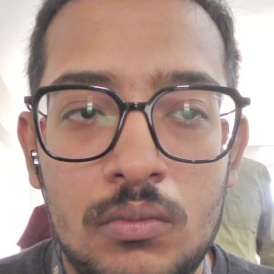
#> input picture faces/Sharadh.jpg, 274 x 274 px, given in place of the camera
$ python add_face.py   (older library calls are emulated)
#> lines starting #> are read from the running program, lines starting #| are printed output that depends on the picture
import cv2
import face_recognition
import os
import pickle
import numpy as np
from sklearn.cluster import DBSCAN
from sklearn.preprocessing import StandardScaler
import time
from config import *

class AdvancedFaceRegistration:
    def __init__(self):
        self.faces_dir = FACES_DIR
        self.encodings_file = ENCODINGS_FILE
        self.training_data_file = TRAINING_DATA_FILE
        self.known_face_encodings = {}
        self.face_metadata = {}

        self.init_face_detection()

        if not os.path.exists(self.faces_dir):
            os.makedirs(self.faces_dir)

        self.load_encodings()

    def init_face_detection(self):
        """Initialize face detection models"""
        self.face_cascade = cv2.CascadeClassifier(cv2.data.haarcascades + 'haarcascade_frontalface_default.xml')
        self.eye_cascade = cv2.CascadeClassifier(cv2.data.haarcascades + 'haarcascade_eye.xml')

        print("Advanced face detection models initialized")

    def calculate_image_quality(self, image):
        """Calculate image quality metrics"""
        gray = cv2.cvtColor(image, cv2.COLOR_BGR2GRAY) if len(image.shape) == 3 else image

        blur_score = cv2.Laplacian(gray, cv2.CV_64F).var()

        brightness = np.mean(gray)

        contrast = gray.std()

        return {
            'blur': blur_score,
            'brightness': brightness,
            'contrast': contrast,
            'quality_score': min(blur_score / 100, 1.0) * min(contrast / 50, 1.0)
        }

    def cleanup_windows(self):
        """Force cleanup all OpenCV windows"""
        try:
            cv2.destroyAllWindows()
            cv2.waitKey(1)  # Process any pending window events
            time.sleep(0.1)
        except:
            pass

    # [5 lines left out: function detect_face_landmarks, not called in this run]

    def show_instruction_screen(self, instruction, duration=3, countdown=True):
        """Show a full-screen instruction with countdown"""
        print(f"Instruction: {instruction}")

        if countdown:
            for i in range(duration, 0, -1):
                # Create a black screen for instructions with proper size
                instruction_screen = np.zeros((750, 1000, 3), dtype=np.uint8)  # Match window size

                # Add instruction text
                lines = instruction.split('\n') if '\n' in instruction else [instruction]
                y_start = 300
                for j, line in enumerate(lines):
                    if line.strip():  # Only process non-empty lines
                        text_size = cv2.getTextSize(line, cv2.FONT_HERSHEY_SIMPLEX, 1.0, 2)[0]
                        x = (1000 - text_size[0]) // 2
                        y = y_start + j * 60
                        cv2.putText(instruction_screen, line, (x, y),
                                   cv2.FONT_HERSHEY_SIMPLEX, 1.0, COLOR_WHITE, 2)

                # Add countdown
                countdown_text = f"Starting in {i} seconds..."
                text_size = cv2.getTextSize(countdown_text, cv2.FONT_HERSHEY_SIMPLEX, 1.5, 3)[0]
                x = (1000 - text_size[0]) // 2
                cv2.putText(instruction_screen, countdown_text, (x, 550),
                           cv2.FONT_HERSHEY_SIMPLEX, 1.5, COLOR_YELLOW, 3)

                # Add progress bar
                bar_width = 600
                bar_height = 30
                bar_x = (1000 - bar_width) // 2
                bar_y = 600

                progress = (duration - i) / duration
                fill_width = int(bar_width * progress)

                cv2.rectangle(instruction_screen, (bar_x, bar_y),
                             (bar_x + bar_width, bar_y + bar_height), COLOR_WHITE, 2)
                if fill_width > 0:
                    cv2.rectangle(instruction_screen, (bar_x + 2, bar_y + 2),
                                 (bar_x + fill_width - 2, bar_y + bar_height - 2), COLOR_GREEN, -1)

                cv2.imshow(WINDOW_NAME, instruction_screen)
                key = cv2.waitKey(1000)  # Wait 1 second
                if key == ord('q'):  # Allow early exit
                    break
        else:
            time.sleep(duration)

    # [45 lines left out: functions align_face, is_quality_acceptable, not called in this run]

    def load_encodings(self):
        """Load existing face encodings from file"""
        if os.path.exists(self.encodings_file):
            try:
                with open(self.encodings_file, 'rb') as f:
#> (reads face_encodings.pkl from the repository)
#> the answer given: 1
#> the answer given: faces/Sharadh.jpg
                    data = pickle.load(f)
                    self.known_face_encodings = data.get('encodings', {})
                    self.face_metadata = data.get('metadata', {})

                total_encodings = sum(len(encodings) for encodings in self.known_face_encodings.values())
                print(f"Loaded {len(self.known_face_encodings)} people with {total_encodings} total encodings")
            except Exception as e:
                print(f"Error loading encodings: {e}")
                self.known_face_encodings = {}
                self.face_metadata = {}

    # [14 lines left out: function save_encodings, not called in this run]

    def capture_multiple_encodings(self, name):
        """Capture multiple high-quality face encodings for a person"""
#> called with name = 'faces/Sharadh.jpg'
        if not name or name.strip() == "":
            print("Please provide a valid name!")
            return False

        if name in self.known_face_encodings:
            print(f"Face with name '{name}' already exists!")
            return False

        print(f"Starting face registration for: {name}")
        print("Follow the simple instructions for best results")

        # Show initial instruction screen
        self.show_instruction_screen(
            "Face Registration\n\n" +
            "Position yourself in front of the camera\n" +
            "Follow the pose instructions",
            duration=3
        )
#> the loop in show_instruction_screen, `for i in range(duration, 0, -1):` made 1 pass; (key q is pressed on pass 1)
#> pass 1, in show_instruction_screen, `cv2.imshow(WINDOW_NAME, instruction_screen)`:
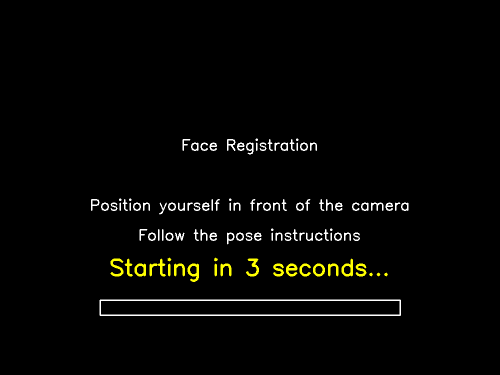
#> window 'GateGuardian - Advanced Face R': shape (750, 1000, 3) (shown at 1/2 size); mean B, G, R 4.2, 6.1, 6.1

        cap = cv2.VideoCapture(CAMERA_INDEX)
        if not cap.isOpened():
            print("❌ Error: Could not open camera")
            print("Trying alternative camera indices...")
            for i in range(3):
                cap = cv2.VideoCapture(i)
                if cap.isOpened():
                    print(f"✅ Found camera at index {i}")
                    break
                cap.release()
            else:
                print("❌ No camera found. Please check your camera connection.")
                return False

        cap.set(cv2.CAP_PROP_FRAME_WIDTH, FRAME_WIDTH)
        cap.set(cv2.CAP_PROP_FRAME_HEIGHT, FRAME_HEIGHT)
        cap.set(cv2.CAP_PROP_FPS, 30)

        ret, test_frame = cap.read()
#> test_frame is the input picture: shape (274, 274, 3); mean B, G, R 141.2, 149.4, 174.6
        if not ret:
            print("❌ Error: Camera opened but cannot read frames")
            cap.release()
            return False

        print("Camera initialized successfully!")
        print(f"Resolution: {test_frame.shape[1]}x{test_frame.shape[0]}")
#| Resolution: 274x274

        cv2.namedWindow(WINDOW_NAME, cv2.WINDOW_NORMAL)
        cv2.resizeWindow(WINDOW_NAME, 1000, 750)  # Increased window size
        cv2.moveWindow(WINDOW_NAME, 50, 50)  # Better positioning

        cv2.imshow(WINDOW_NAME, test_frame)
        cv2.waitKey(1)

        print("Camera preview is ready!")

        captured_encodings = []
        captured_images = []
        quality_scores = []

        pose_guidance = [
            ("Look straight ahead", "Keep your head straight and look at the camera"),
            ("Turn right slightly", "Turn your head about 15 degrees to your right"),
            ("Turn left slightly", "Turn your head about 15 degrees to your left"),
            ("Tilt up slightly", "Gently tilt your chin up by about 10 degrees"),
            ("Tilt down slightly", "Gently tilt your chin down by about 10 degrees")
        ]
        current_pose = 0
        pose_instruction_time = time.time()
        pose_hold_duration = 4.0  # Increased duration for better guidance

        auto_start_timer = 0
        capture_ready = False
        quality_scores = []
        target_samples = ENCODINGS_PER_PERSON

        print("Starting face detection...")

        # Show positioning instruction
        self.show_instruction_screen(
            "Face Detection\n\n" +
            "Position your face in the frame\n" +
            "Good lighting is important",
            duration=2
        )
#> the loop in show_instruction_screen (call 2), `for i in range(duration, 0, -1):` made 2 passes; (key Esc is pressed on pass 1)
#> pass 1, in show_instruction_screen (call 2), `cv2.imshow(WINDOW_NAME, instruction_screen)`:
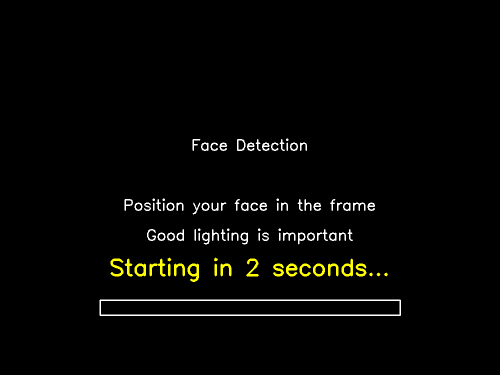
#> window 'GateGuardian - Advanced Face R': shape (750, 1000, 3) (shown at 1/2 size); mean B, G, R 3.8, 5.6, 5.6
#> pass 2, in show_instruction_screen (call 2), `cv2.imshow(WINDOW_NAME, instruction_screen)`:
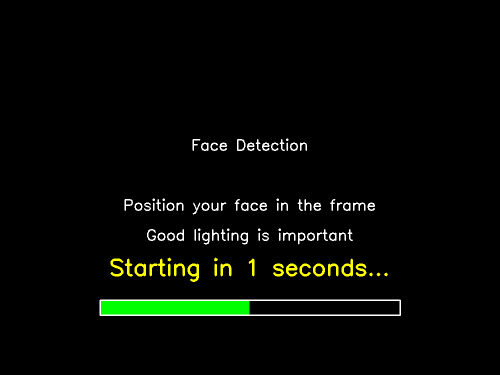
#> window 'GateGuardian - Advanced Face R': shape (750, 1000, 3) (shown at 1/2 size); mean B, G, R 3.8, 8.3, 5.6

        frame_count = 0

        while True:
            ret, frame = cap.read()
            if not ret:
                print("❌ Error: Cannot read from camera")
                break

            frame_count += 1

            gray = cv2.cvtColor(frame, cv2.COLOR_BGR2GRAY)
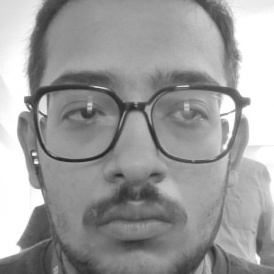
#> gray: shape (274, 274); min 34, max 255, mean 156
            opencv_faces = self.face_cascade.detectMultiScale(gray, 1.1, 4, minSize=(100, 100))
#> opencv_faces = [[8, 12, 247, 247]]

            face_locations = []
            for (x, y, w, h) in opencv_faces:
                top, right, bottom, left = y, x + w, y + h, x
                face_locations.append((top, right, bottom, left))
#> this loop made 1 pass
#> (x, y, w, h, top, right, bottom, left) on pass 1: (8, 12, 247, 247, 12, 255, 259, 8)
#> after the loop, face_locations = [(12, 255, 259, 8)]

            if len(face_locations) == 1:
                auto_start_timer += 1
                countdown = max(0, 90 - auto_start_timer)
                if countdown > 0:
                    cv2.putText(frame, f"Starting in {countdown//30 + 1} seconds...",
                               (10, 70), cv2.FONT_HERSHEY_SIMPLEX, 0.8, COLOR_YELLOW, 2)
                    cv2.putText(frame, "Get ready!", (10, 110),
                               cv2.FONT_HERSHEY_SIMPLEX, 0.6, COLOR_WHITE, 2)
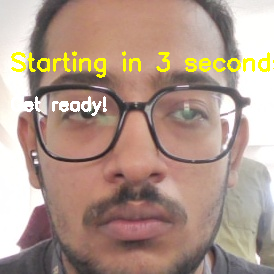
#> frame: shape (274, 274, 3); mean B, G, R 138.8, 152.3, 176.7
                else:
                    print("Starting guided capture...")
                    # Show transition screen
                    self.show_instruction_screen(
                        "Face Detected!\n\n" +
                        "Starting guided capture\n" +
                        "Follow the instructions",
                        duration=2
                    )
                    break
            else:
                auto_start_timer = 0
                if len(face_locations) == 0:
                    cv2.putText(frame, "No face detected - Position yourself",
                               (10, 70), cv2.FONT_HERSHEY_SIMPLEX, 0.6, COLOR_RED, 2)
                else:
                    cv2.putText(frame, "Multiple faces - Only one person please",
                               (10, 70), cv2.FONT_HERSHEY_SIMPLEX, 0.6, COLOR_ORANGE, 2)

            for (top, right, bottom, left) in face_locations:
                cv2.rectangle(frame, (left, top), (right, bottom), COLOR_GREEN, 2)

                face_width = right - left
                face_height = bottom - top
                cv2.putText(frame, f"Face: {face_width}x{face_height}", (left, top - 30),
                           cv2.FONT_HERSHEY_SIMPLEX, 0.5, COLOR_GREEN, 1)

                face_img = frame[top:bottom, left:right]
                if face_img.size > 0:
                    quality = self.calculate_image_quality(face_img)
                    cv2.putText(frame, f"Quality: {quality['quality_score']:.2f}", (left, top - 10),
                               cv2.FONT_HERSHEY_SIMPLEX, 0.5, COLOR_YELLOW, 1)
#> this loop made 1 pass
#> (top, right, bottom, left, face_width, face_height, blur_score in calculate_image_quality, brightness in calculate_image_quality) on pass 1: (12, 255, 259, 8, 247, 247, 1286.2, 152.2)
#> pass 1, in capture_multiple_encodings, `face_img = frame[top:bottom, left:right]`:
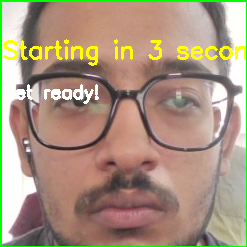
#> face_img: shape (247, 247, 3); mean B, G, R 127.1, 148.3, 169.3

            cv2.putText(frame, f"Face Registration: {name}", (10, 30), cv2.FONT_HERSHEY_SIMPLEX, 0.8, COLOR_BLUE, 2)
#> (the rest of the program and of its run is left out)
